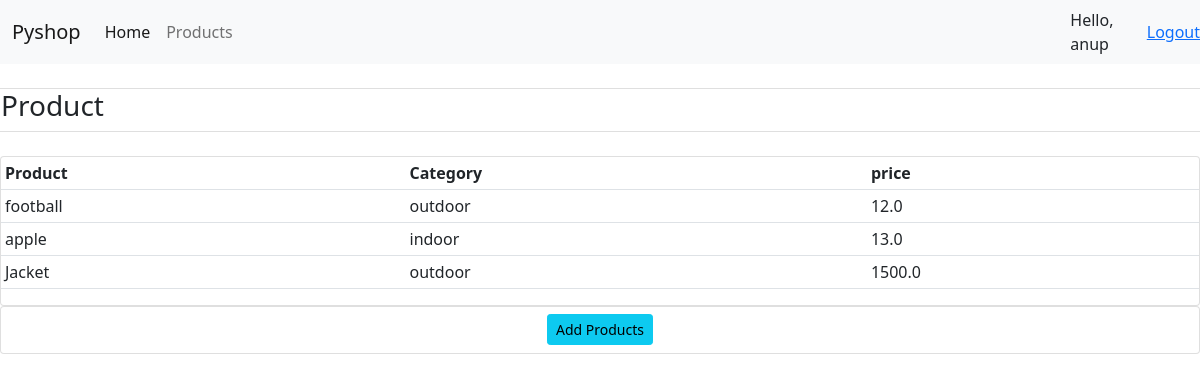
/product/ (signed in), run on the app's committed database.
### online_shop/models.py (models this page shows, shortened)
class Product(models.Model):
    CATEGORY = (
        ('indoor', 'indoor'),
        ('outdoor', 'outdoor')
    )
    name = models.CharField(max_length=255, null=True)
    price = models.FloatField(null=True)
    category = models.CharField(max_length=200, null=True, choices=CATEGORY)
    date_created = models.DateTimeField(auto_now_add=True, null=True)
    tag = models.ManyToManyField(Tag)

### online_shop/forms.py (the view)
        def wrapper(request, *args, **kwargs):
            group = None
            if request.user.groups.exists():
                group = request.user.groups.all()[0].name
                if group in allowed_roles:
                    return func(request, *args, **kwargs)
                else:
                    return HttpResponse('you are not authorise here.')

### online_shop/forms.py (called while the page is built)
def allowed_user(allowed_roles=[]):
    def decorator(func):
        def wrapper(request, *args, **kwargs):
            group = None
            if request.user.groups.exists():
                group = request.user.groups.all()[0].name
                if group in allowed_roles:
                    return func(request, *args, **kwargs)
                else:
                    return HttpResponse('you are not authorise here.')
        return wrapper
    return decorator

### online_shop/views.py (called while the page is built)
@login_required(login_url='loginPage')
@allowed_user(allowed_roles=['admin'])
def product(request):
    product = Product.objects.all()
    content = {'products': product}
    return render(request, 'product.html', content)

### templates/product.html
{% extends 'base.html' %}
{% block content %}<br>
<div class="row">
    <div class="card"><h3>Product</h3></div>
</div><br>
<div class="row">
    <div class="col-md-offset-3">
      <div class="card">
    <table class="table table-sm">
        <tr>
            <th>Product</th>
            <th>Category</th>
            <th>price</th>
        </tr>
        {% for product in products %}
        <tr>
            <td>{{product.name}}</td>
            <td>{{product.category}}</td>
            <td>{{product.price}}</td>
        </tr>
        {% endfor %}
    </table>
</div>
    </div>
</div>
<div class="card text-center"><h2><a class="btn btn-sm btn-info" href="{% url 'add_product' %}">Add Products</a></h2></div>
{% endblock %}

### templates/nav.html (shortened to what this page needs)
<nav class="navbar navbar-expand-lg navbar-light bg-light">
  <div class="container-fluid">
    <a class="navbar-brand" href="#">Pyshop</a>
    <div class="collapse navbar-collapse" id="navbarNav">
      <ul class="navbar-nav">
        {% if request.user.is_staff %}
        <li class="nav-item">
          <a class="nav-link active" aria-current="page" href="{% url 'home' %}">Home</a>
        </li>
        <li class="nav-item">
          <a class="nav-link" href="{% url 'product' %}">Products</a>
        </li>
        {% else %}
        <li class="nav-item">
          <a class="nav-link" href="{% url 'user_account' %}" tabindex="-1" aria-disabled="true">settings</a>
        </li>
        {% endif %}
      </ul>
    </div>
  </div>
  {% if request.user.is_authenticated %}
  <span>Hello, {{request.user}}</span>
  <span><a href="{% url 'logoutPage' %}">Logout</a></span>
  {% endif %}
</nav>

### data on the page
Product: name "football", category "outdoor", price "12.0"
Product: name "apple", category "indoor", price "13.0"
Product: name "Jacket", category "outdoor", price "1500.0"

### other printed values
{{ request.user }} "anup"
